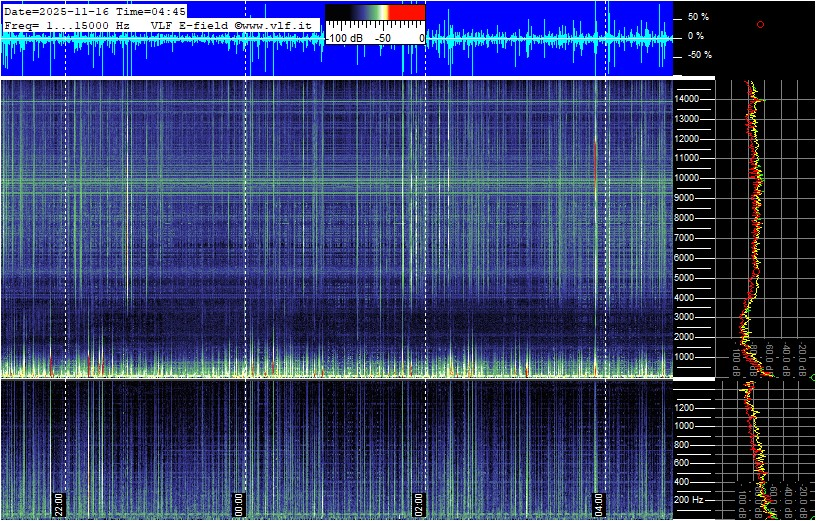
#> input picture gaiaeyes-media/images/cumiana/evlf_last-e-vlf_20251116T044500.jpg, 816 x 521 px
$ python share_crop.py --image ../../gaiaeyes-media/images/cumiana/evlf_last-e-vlf_20251116T044500.jpg --out out.png
#> lines starting #> are read from the running program, lines starting #| are printed output that depends on the picture
#!/usr/bin/env python3
"""Create square social-share crops from Schumann overlay images.

The crop is anchored to the extractor's current-time pick. The right edge is
`now + margin`, then the square is resized for app/social usage.
"""

from __future__ import annotations

import argparse
import json
from pathlib import Path
from typing import Any, Optional, Tuple

from PIL import Image

RESAMPLE_LANCZOS = getattr(getattr(Image, "Resampling", Image), "LANCZOS")


def _as_float(value: Any) -> Optional[float]:
    try:
        if value is None or isinstance(value, bool):
            return None
        return float(value)
    except (TypeError, ValueError):
        return None


def _load_payload(path: Optional[str]) -> dict[str, Any]:
    if not path:
        return {}
    payload_path = Path(path)
    if not payload_path.exists():
        return {}
    with payload_path.open("r", encoding="utf-8") as handle:
        data = json.load(handle)
    return data if isinstance(data, dict) else {}


def _anchor_x(payload: dict[str, Any], image_width: int) -> Tuple[float, str]:
    raw = payload.get("raw") if isinstance(payload.get("raw"), dict) else {}
    debug = raw.get("debug") if isinstance(raw.get("debug"), dict) else {}

    candidates: list[tuple[str, Any]] = [
        ("raw.debug.x_now", debug.get("x_now")),
        ("raw.x_now_pixel", raw.get("x_now_pixel")),
    ]

    if bool(debug.get("guard_applied")):
        candidates.append(("raw.debug.right_guard", debug.get("right_guard")))

    candidates.extend(
        [
            ("raw.debug.x_ideal", debug.get("x_ideal")),
            ("raw.debug.x_time", debug.get("x_time")),
            ("raw.debug.right_guard", debug.get("right_guard")),
        ]
    )

    frontier = _as_float(debug.get("x_frontier"))
    guard = _as_float(debug.get("guard_px"))
    if frontier is not None:
        candidates.append(
            (
                "raw.debug.x_frontier-minus-guard",
                frontier - (guard if guard is not None else 0.0),
            )
        )

    for source, value in candidates:
        number = _as_float(value)
        if number is not None:
            return max(0.0, min(float(image_width - 1), number)), source

    return float(image_width - 1), "image.right"


def _pixels_per_hour(payload: dict[str, Any]) -> Optional[float]:
    raw = payload.get("raw") if isinstance(payload.get("raw"), dict) else {}
    debug = raw.get("debug") if isinstance(raw.get("debug"), dict) else {}
    groups = raw.get("group_boundaries_px") if isinstance(raw.get("group_boundaries_px"), dict) else {}

    for value in (
        debug.get("pph"),
        _as_float(groups.get("day_w_time")) / 24.0 if _as_float(groups.get("day_w_time")) else None,
        _as_float(groups.get("day_w")) / 24.0 if _as_float(groups.get("day_w")) else None,
    ):
        number = _as_float(value)
        if number is not None and number > 0:
            return number
    return None


def build_share_crop(
    image_path: str,
    json_path: Optional[str],
    out_path: str,
    *,
    output_size: int,
    right_margin_minutes: float,
    right_margin_px: Optional[int],
    jpeg_quality: int,
) -> dict[str, Any]:
#> called with out_path = 'out.png', output_size = 1080, right_margin_minutes = 90, jpeg_quality = 86
    payload = _load_payload(json_path)
    with Image.open(image_path) as source:
#> source is the input picture: PIL image 816x521 RGB; mean R, G, B 52.5, 63.1, 110.6
        image = source.convert("RGB")

    anchor, anchor_source = _anchor_x(payload, image.width)
#> anchor = 815; anchor_source = 'image.right'
    pph = _pixels_per_hour(payload)
    margin_px = float(right_margin_px) if right_margin_px is not None else (
        pph * (right_margin_minutes / 60.0) if pph is not None else 32.0
    )
#> margin_px = 32

    side = min(image.width, image.height)
#> side = 521
    right = int(round(anchor + margin_px))
#> right = 847
    right = max(side, min(image.width, right))
#> right = 816
    left = right - side
#> left = 295

    if image.height > side:
        top = max(0, (image.height - side) // 2)
    else:
        top = 0
    bottom = top + side
#> bottom = 521

    crop = image.crop((left, top, right, bottom))
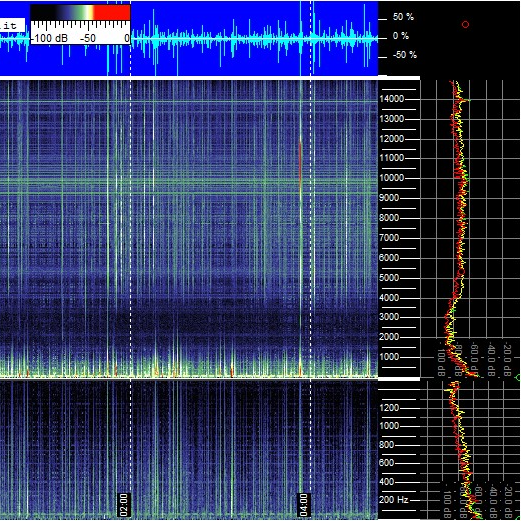
#> crop: PIL image 521x521 RGB; mean R, G, B 47.2, 56.1, 99
    if output_size != side:
        crop = crop.resize((output_size, output_size), RESAMPLE_LANCZOS)
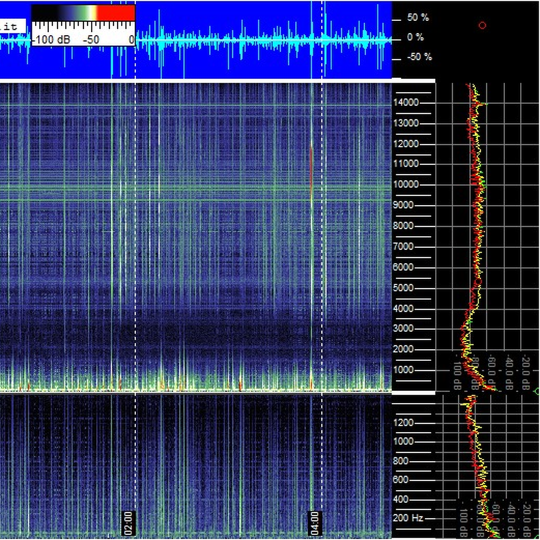
#> crop: PIL image 1080x1080 RGB (shown at 1/2 size); mean R, G, B 47.9, 56.8, 99.5

    output = Path(out_path)
    output.parent.mkdir(parents=True, exist_ok=True)
    crop.save(output, format="JPEG", quality=jpeg_quality, optimize=True)

    return {
        "ok": True,
        "image": image_path,
        "json": json_path,
        "out": out_path,
        "source_size": [image.width, image.height],
        "crop_box": [left, top, right, bottom],
        "anchor_x": anchor,
        "anchor_source": anchor_source,
        "right_margin_px": margin_px,
        "right_margin_minutes": right_margin_minutes if right_margin_px is None else None,
        "pph": pph,
        "output_size": output_size,
    }


def main() -> int:
    parser = argparse.ArgumentParser(description="Create a square social crop for Schumann share cards.")
    parser.add_argument("--image", required=True, help="Input overlay image.")
    parser.add_argument("--json", default=None, help="Extractor JSON with current-time debug coordinates.")
    parser.add_argument("--out", required=True, help="Output JPG path.")
    parser.add_argument("--size", type=int, default=1080, help="Output square size in pixels.")
    parser.add_argument("--right-margin-minutes", type=float, default=90.0, help="Time margin to include right of now.")
    parser.add_argument("--right-margin-px", type=int, default=None, help="Pixel margin to include right of now.")
    parser.add_argument("--quality", type=int, default=86, help="JPEG quality.")
    args = parser.parse_args()

    result = build_share_crop(
        args.image,
        args.json,
        args.out,
        output_size=max(256, int(args.size)),
        right_margin_minutes=float(args.right_margin_minutes),
        right_margin_px=args.right_margin_px,
        jpeg_quality=max(1, min(95, int(args.quality))),
    )
    print(json.dumps(result, indent=2))
#> (printed output is left out)
    return 0


if __name__ == "__main__":
    raise SystemExit(main())
#> (the program exits here)

$ run again, on gaiaeyes-media/images/cumiana/geophone_last-geophone-multistrip-slow_20251116T040000.jpg
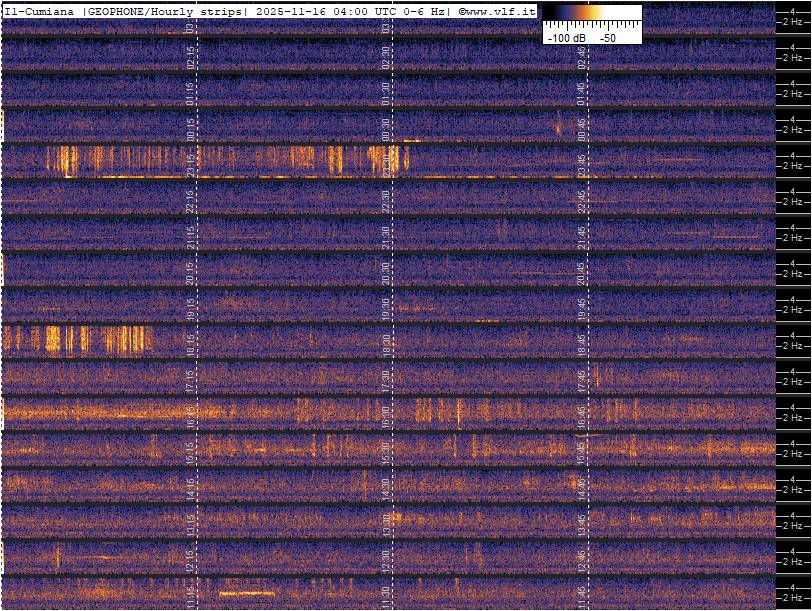
#> input picture gaiaeyes-media/images/cumiana/geophone_last-geophone-multistrip-slow_20251116T040000.jpg, 812 x 611 px
#> in build_share_crop, source is the input picture: PIL image 812x611 RGB; mean R, G, B 78.7, 58.8, 91.2
#> in build_share_crop, `crop = image.crop((left, top, right, bottom))`:
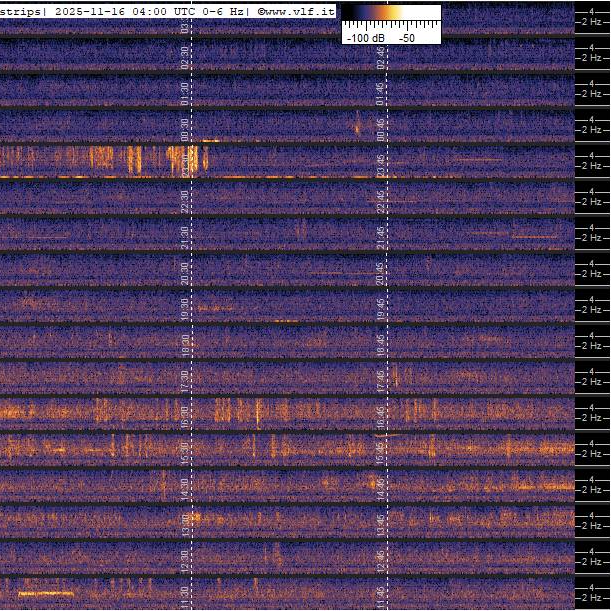
#> crop: PIL image 611x611 RGB; mean R, G, B 76.4, 57.3, 90
#> (printed output is left out)

$ run again, on gaiaeyes-media/images/cumiana/marconi_last-marconi-multistrip-slow_20251116T043000.jpg
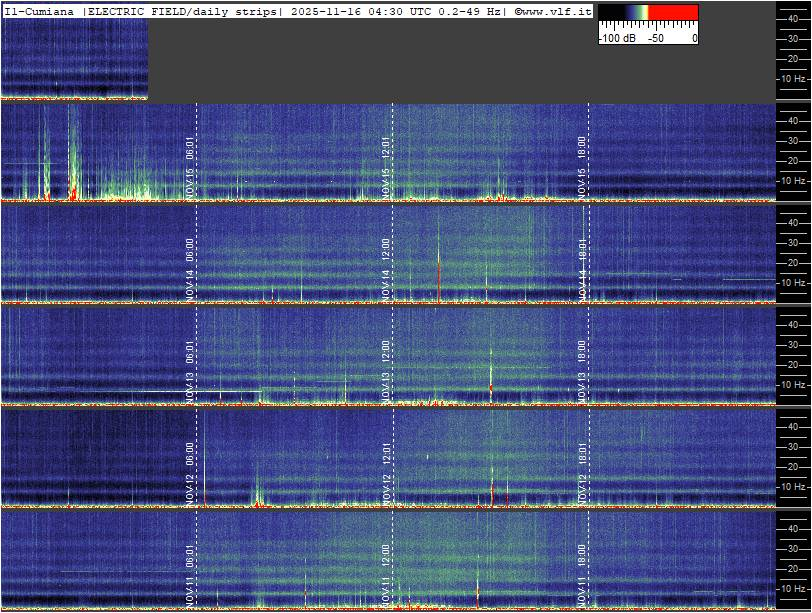
#> input picture gaiaeyes-media/images/cumiana/marconi_last-marconi-multistrip-slow_20251116T043000.jpg, 812 x 613 px
#> in build_share_crop, source is the input picture: PIL image 812x613 RGB; mean R, G, B 68.5, 76.8, 119.7
#> in build_share_crop, `crop = image.crop((left, top, right, bottom))`:
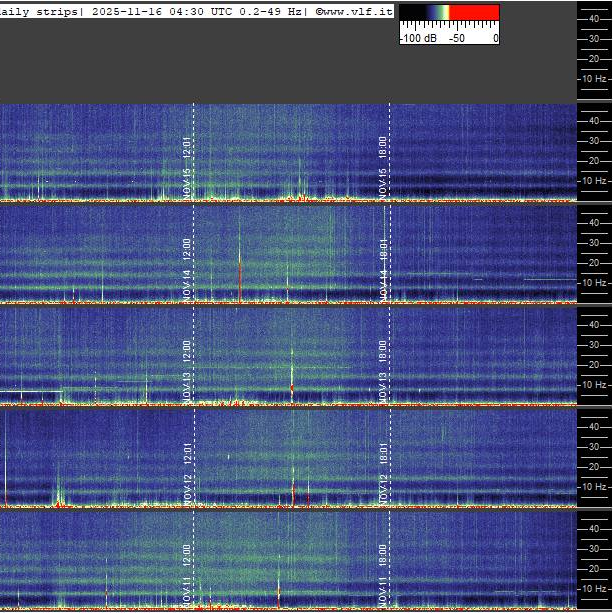
#> crop: PIL image 613x613 RGB; mean R, G, B 70.6, 80.7, 119.9
#> in build_share_crop, `crop = crop.resize((output_size, output_size), RESAMPLE_LANCZOS)`:
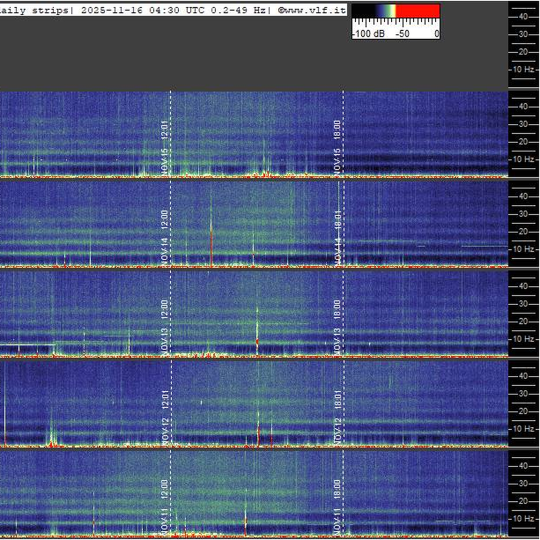
#> crop: PIL image 1080x1080 RGB (shown at 1/2 size); mean R, G, B 70.6, 80.7, 120
#> (printed output is left out)
